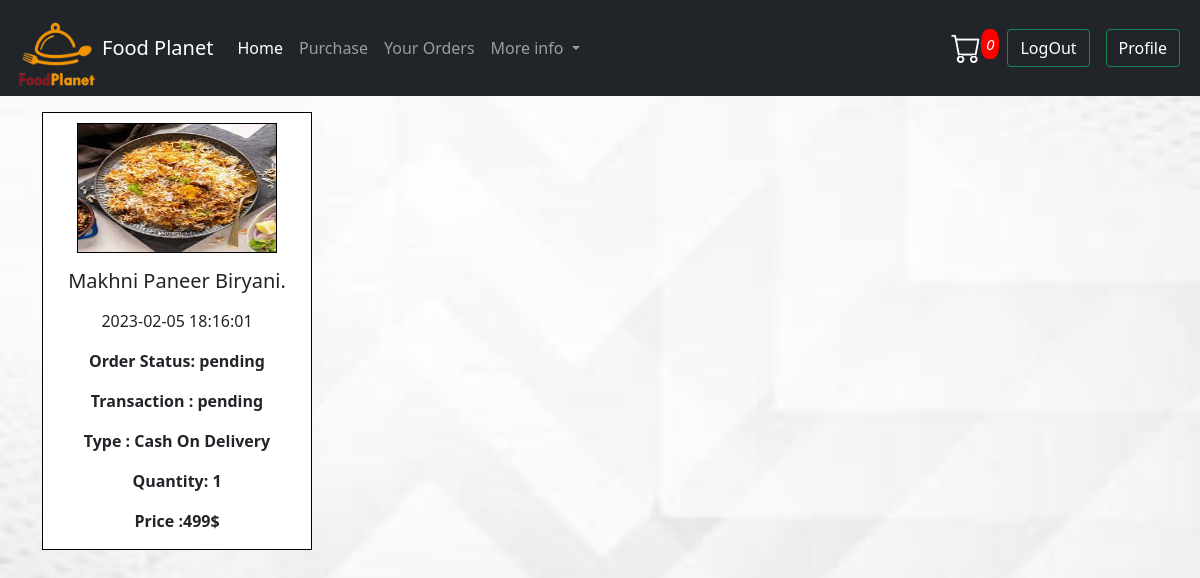
/website/view_your_order.php?vi=94 (signed in), run on the app's committed database.
### tables this page shows
CREATE TABLE `admin_orders` (
  `sno` int(100) NOT NULL,
  `order_id` varchar(255) NOT NULL,
  `txn_amt` int(255) NOT NULL,
  `bank_name` varchar(255) NOT NULL,
  `Status` varchar(255) NOT NULL,
  `gateway` varchar(255) NOT NULL,
  `txn_date` datetime NOT NULL DEFAULT current_timestamp(),
  `user_name` varchar(255) NOT NULL,
  `user_email` varchar(255) NOT NULL,
  `user_mobile` int(255) NOT NULL,
  `user_address` text NOT NULL,
  `user_cust_id` varchar(255) NOT NULL,
  `food_name` varchar(255) NOT NULL,
  `food_no_of_plates` int(100) NOT NULL,
  `payment_type` varchar(100) NOT NULL,
  `order_status` varchar(255) NOT NULL,
  `food_id` int(255) NOT NULL,
  `food_image` varchar(255) NOT NULL,
  `dboy` varchar(250) NOT NULL
);

### website/view_your_order.php (the view, shortened to what this page needs)
<?php include "partials/_dbconnect.php";?>
<!doctype html>
<html lang="en">
<head>
    <link href="https://cdn.jsdelivr.net/npm/bootstrap@5.1.3/dist/css/bootstrap.min.css" rel="stylesheet"
>
    <link rel="stylesheet" href="https://cdn.jsdelivr.net/npm/bootstrap-icons@1.3.0/font/bootstrap-icons.css">
    <link rel="stylesheet" href="website.css">
</head>
<body>
    <?php require "partials/_navbar.php";?>
    <?php
  if(isset($_SESSION['login'])){
    if(isset($_GET['vi'])){
        $vi =  $_GET['vi'];
    }
  $sql = "SELECT * FROM admin_orders where sno = '$vi' ORDER BY sno DESC";
  $result = mysqli_query($conn, $sql);
  $num_rows = mysqli_num_rows($result);
  echo '<div class="container text-center">
  <div class="row">';
  if($num_rows > 0){
    while($rows = mysqli_fetch_assoc($result)){
      $food_image = $rows['food_image'];
      $food_name = $rows['food_name'];
      $food_no_of_plates = $rows['food_no_of_plates'];
      $payment_type = $rows['payment_type'];
      $txn_status = $rows['Status'];
      $txn_amt = $rows['txn_amt'];
      $order_status = $rows['order_status'];
      $txn_date = $rows['txn_date'];
      echo '<div class="col-12 col-sm-12 col-md-6 col-lg-4 my-3 ">
      <div id="purhcase_card">
          <img src="/food planet /admin/Food_image/'.$food_image.'" class="purchase_card_image" alt="...">
           <div class="card-body">
               <b><h5 class="card-text"> '.$food_name.'</h5></b>
               <p class="card-text mt-3"> '.$txn_date.'</p>
               <b><p class="card-text mt-3">Order Status: '.$order_status.'</p></b>
               <b><p class="card-text mt-3">Transaction : '.$txn_status.'</p></b>
               <b><p class="card-text mt-3">Type : '.$payment_type.'</p></b>
               <b><p class="card-text mt-3">Quantity: '.$food_no_of_plates.'</p></b>
               <b><p class="card-text mt-3">Price :'.$txn_amt.'$ </p></b>';
              echo '
            </div>
        </div>
      </div>';
    }
    echo '</div></div>';
  }
  }
  ?>
</body>
</html>

### website/website.css (style rules this page uses)
body { margin: 0%; padding: 0%; background: url("web_img/bg.jpg") no-repeat; background-size: cover; }
#purhcase_card { width: 270px; border: 1px solid black; height: auto; background-color: white; }
#purhcase_card img { width: 200px; height: 130px; margin-top:10px; border: 1px solid black; }

### data on the page
admin_orders: food_image (picture), food_name "Makhni Paneer Biryani.", txn_date "2023-02-05 18:16:01", order_status "pending", Status "pending", payment_type "Cash On Delivery", food_no_of_plates "1", txn_amt "499"

### other printed values
$num "0"
